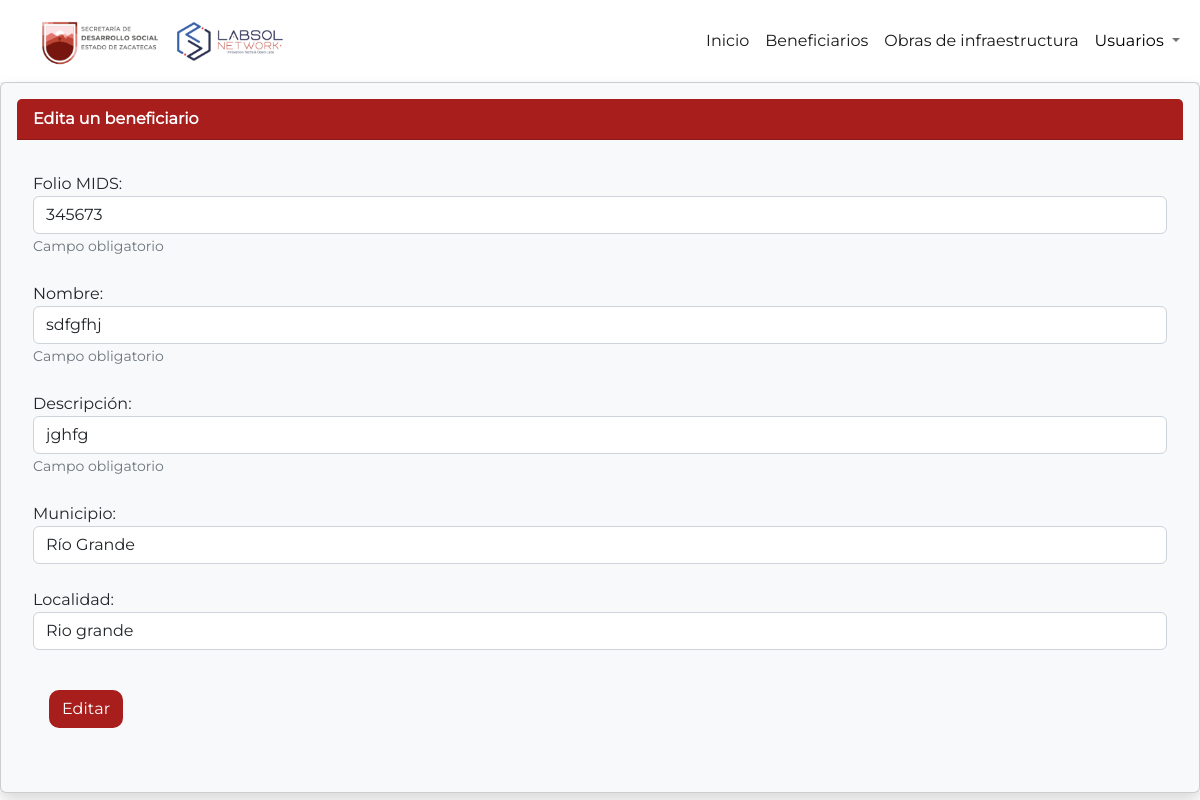
The page /infraestructura_sedesol/obras_publicas/editar_obra/1/ (signed in) on the database its author committed.
### obras/models.py (models this page shows, shortened)
class ObraPublica(models.Model):
    folio_mids = models.CharField(max_length=255)
    designado = models.ForeignKey(User, on_delete=models.CASCADE)
    nombre_obra = models.CharField(max_length=150)
    descripcion = models.CharField(max_length=255)
    municipio = models.CharField('Municipio', max_length=2, choices=MUNICIPIOS)
    localidad = models.CharField(max_length=150)
    finalizado = models.BooleanField(default=False)

### obras/views.py (the view)
# urls.py: path('editar_obra/<int:obra_id>/', views.editar_obra_publica, name='editar_obra'),
@login_required
def editar_obra_publica(request, obra_id):
    obra = ObraPublica.objects.get(id=obra_id)
    if request.method == 'POST':
        form = ObraPublicaForm(request.POST, instance=obra)
        if form.is_valid():
            form.save()
            messages.success(request, 'La obra pública ha sido editada exitosamente.')
            return redirect('obras_publicas')
        else:
            messages.error(request, 'Por favor, corrija los errores en el formulario.')
    else:
        form = ObraPublicaForm(instance=obra)
    return render(request, 'editar_obra_publica.html', {'form': form})

### obras/forms.py
class ObraPublicaForm(forms.ModelForm):
    class Meta:
        model = ObraPublica
        fields = '__all__'
        widgets = {
            'folio_mids': forms.NumberInput(attrs={'class':'form-control','placeholder':'Folio MIDS'}),
            'nombre_obra': forms.TextInput(attrs={'class':'form-control','placeholder':'Nombre de la obra'}),
            'descripcion': forms.TextInput(attrs={'class':'form-control','placeholder':'Descripcion'}),
            'localidad': forms.TextInput(attrs={'class':'form-control','placeholder':'Localidad'}),
        }
    designado = forms.ModelChoiceField(queryset=User.objects.all(), label="Designado", widget=forms.Select(attrs={"class": "form-control","placeholder":"Designado"}))
    municipio = forms.ChoiceField(label="Municipio", choices=MUNICIPIOS, widget=forms.Select(attrs={"class": "form-control", "placeholder":"Municipio"}))

### obras/templates/editar_obra_publica.html (shortened to what this page needs)
{% extends 'base.html' %}
{% block head %}
    {% load static %}
{% endblock head %}
{% block contenido %}
<div class="card text-dark bg-light shadow p-3 bg-light" style="font-family: Montserrat;">
    <div class="card-header" style="background-color: #A71E1C; color: white;"><b>Edita un beneficiario</b>
    </div>
    <div class="card-body">
        <p class="card-text">
            <form method="POST" enctype="multipart/form-data">
                <div class="form-group">
                    <span data-toggle="tooltip" title="Folio MID de la obra pública">
                        <div class="form-group">
                            <label>Folio MIDS: </label> <i class="fa fa-info-circle" style="pointer-events: none; color: #A71E1C;"
                                type="button"></i>
                            {{ form.folio_mids }}
                            <small id="obligatorioID" class="form-text text-muted">Campo obligatorio</small>
                        </div>
                    </span>
                    <br>
                    <span data-toggle="tooltip" title="Nombre de la obra pública.">
                        <div class="form-group">
                            <label>Nombre: </label> <i class="fa fa-info-circle" style="pointer-events: none; color: #A71E1C;"
                                type="button"></i>
                            {{ form.nombre_obra }}
                            <small id="obligatorioID" class="form-text text-muted">Campo obligatorio</small>
                        </div>
                    </span>
                    <br>
                    <span data-toggle="tooltip" title="Descripción">
                        <div class="form-group">
                            <label>Descripción: </label> <i class="fa fa-info-circle" style="pointer-events: none; color: #A71E1C;"
                                type="button"></i>
                            {{ form.descripcion }}
                            <small id="obligatorioID" class="form-text text-muted">Campo obligatorio</small>
                        </div>
                    </span>
                    <br>
                    <span data-toggle="tooltip" title="Municipio de la obra pública">
                        <div class="form-group">
                            <label>Municipio: </label> <i class="fa fa-info-circle" style="pointer-events: none; color: #A71E1C;"
                                type="button"></i>
                            {{ form.municipio }}
                        </div>
                    </span>
                    <br>
                    <span data-toggle="tooltip" title="Localidad de la obra pública">
                        <div class="form-group">
                            <label>Localidad: </label> <i class="fa fa-info-circle" style="pointer-events: none; color: #A71E1C;"
                                type="button"></i>
                            {{ form.localidad }}
                        </div>
                    </span>
                    <br>
                    <button id="guardar-button" type="submit" class="btn"
                        style="margin: 16px; background-color: #A71E1C; border-radius: 10px; color: white;">
                        Editar
                    </button>
            </form>
        </p>
    </div>
</div>
{% endblock contenido %}

### home/templates/base.html (style rules this page uses)
html, body, .container-fluid { height: 100%; }
body { display: flex; flex-direction: column; min-height: 100vh; margin: 0; }

### rows shown on the page
ObraPublica: folio_mids "345673", nombre_obra "sdfgfhj", descripcion "jghfg", municipio "Río Grande", localidad "Rio grande"
